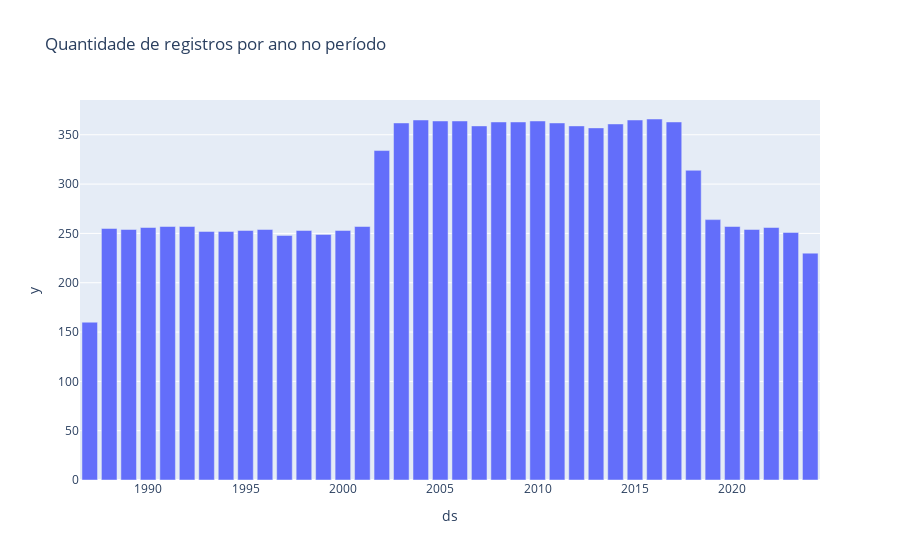

This figure's notebook cell:
### Code cell
# Agrupar os dados por mês e a qauntidade de registros
df_anual_qt = df.groupby(df['ds'].dt.year)['y'].count().reset_index()

# Criar um gráfico de barras
fig = px.bar(df_anual_qt, x='ds', y='y', title='Quantidade de registros por ano no período')
fig.update_yaxes(title = 'Quantidade')
fig.update_xaxes(title = 'Ano')
# Mostrar o gráfico
fig.show()

### Figure 1 — Plotly figure (JSON) as saved in the notebook; plotly's stock layout.template omitted (floating-point values rounded to 4 significant figures)
{"data": [{"alignmentgroup": "True", "hovertemplate": "ds=%{x}<br>y=%{y}<extra></extra>", "legendgroup": "", "marker": {"color": "#636efa", "pattern": {"shape": ""}}, "name": "", "offsetgroup": "", "orientation": "v", "showlegend": false, "textposition": "auto", "type": "bar", "x": [1987, 1988, 1989, 1990, 1991, 1992, 1993, 1994, 1995, 1996, 1997, 1998, 1999, 2000, 2001, 2002, 2003, 2004, 2005, 2006, 2007, 2008, 2009, 2010, 2011, 2012, 2013, 2014, 2015, 2016, 2017, 2018, 2019, 2020, 2021, 2022, 2023, 2024], "xaxis": "x", "y": [160, 255, 254, 256, 257, 257, 252, 252, 253, 254, 248, 253, 249, 253, 257, 334, 362, 365, 364, 364, 359, 363, 363, 364, 362, 359, 357, 361, 365, 366, 363, 314, 264, 257, 254, 256, 251, 230], "yaxis": "y"}], "layout": {"barmode": "relative", "legend": {"tracegroupgap": 0}, "title": {"text": "Quantidade de registros por ano no período"}, "xaxis": {"anchor": "y", "domain": [0, 1], "title": {"text": "ds"}}, "yaxis": {"anchor": "x", "domain": [0, 1], "title": {"text": "y"}}}}
